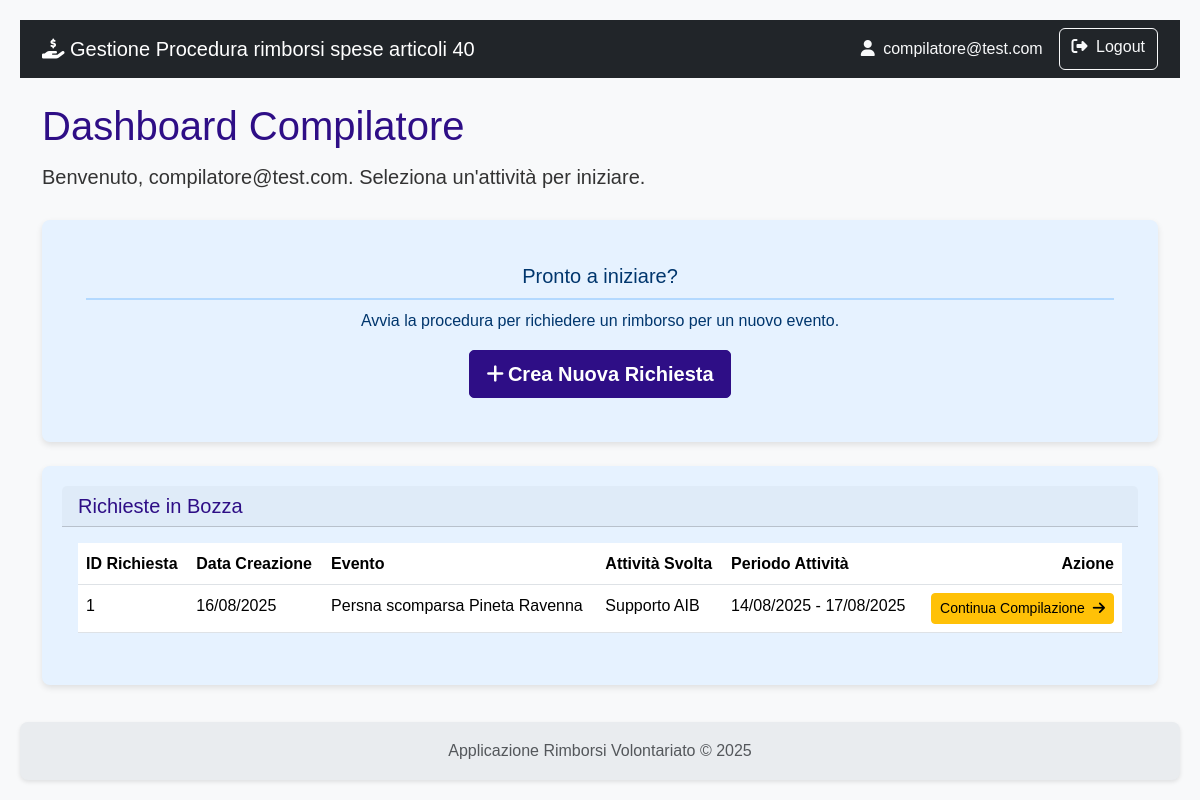
Before: /dashboard (signed in) with the older database file.
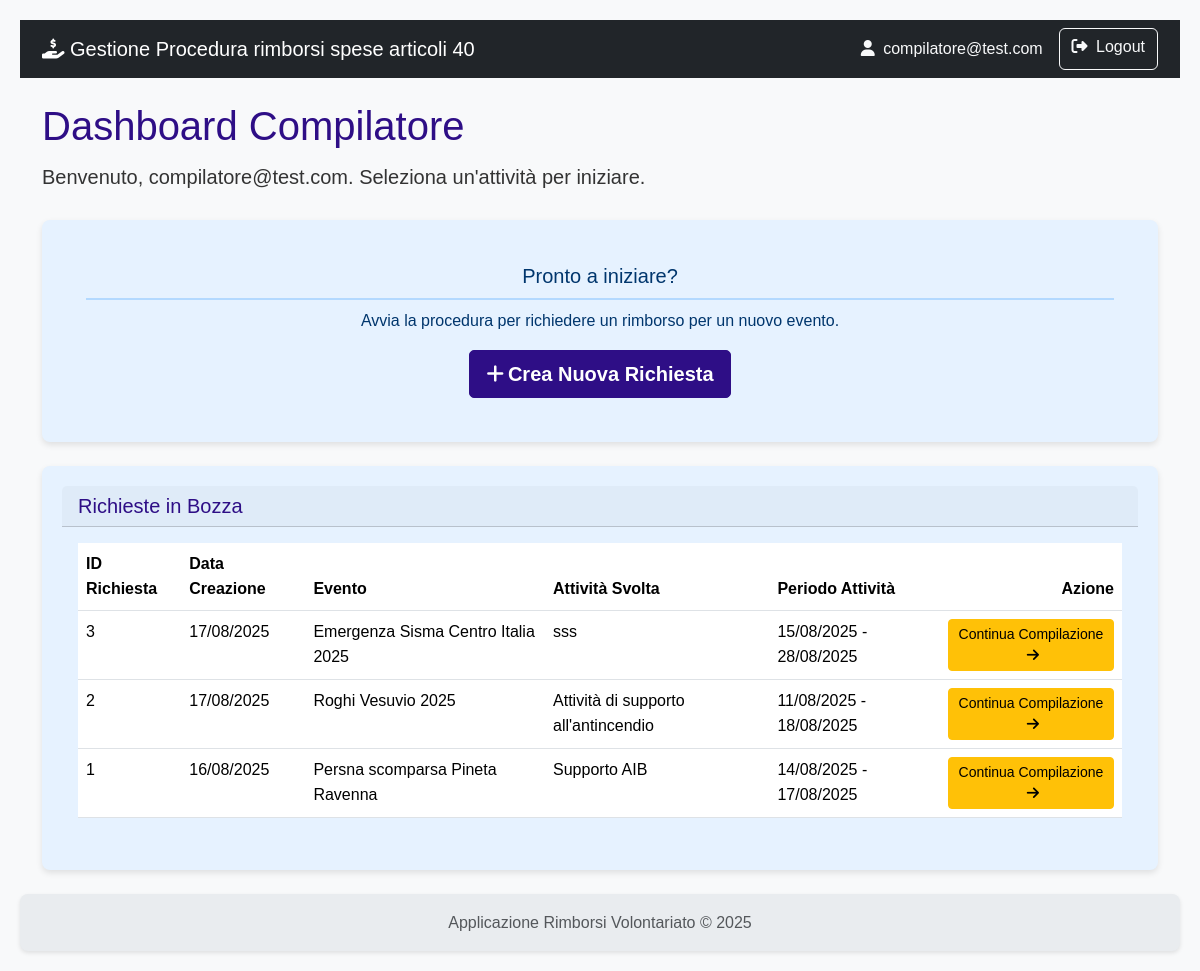
After: the same page with the newer database file.
### rimborsi/models.py (models this page shows)
class User(db.Model, UserMixin):
    id = db.Column(db.Integer, primary_key=True)
    username = db.Column(db.String(80), unique=True, nullable=False)
    email = db.Column(db.String(120), unique=True, nullable=False)
    password_hash = db.Column(db.String(120), nullable=False)
    role = db.Column(db.String(20), nullable=False)
    organizzazioni = db.relationship('Organizzazione', secondary=associazione_utente_organizzazione, back_populates='utenti_compilatori')

class Richiesta(db.Model):
    id = db.Column(db.Integer, primary_key=True)
    stato = db.Column(db.String(1), default='A', nullable=False)
    esito = db.Column(db.String(1))
    attivita_svolta = db.Column(db.Text)
    data_inizio_attivita = db.Column(db.Date)
    data_fine_attivita = db.Column(db.Date)
    numero_volontari_coinvolti = db.Column(db.Integer)
    data_creazione = db.Column(db.DateTime, default=datetime.utcnow)
    data_invio = db.Column(db.DateTime)
    data_fine_istruttoria = db.Column(db.DateTime)
    evento_id = db.Column(db.Integer, db.ForeignKey('evento.id'), nullable=False)
    organizzazione_id = db.Column(db.Integer, db.ForeignKey('organizzazione.id'), nullable=False)
    spese = db.relationship('Spesa', backref='richiesta', lazy=True, cascade="all, delete-orphan")

class Evento(db.Model):
    id = db.Column(db.Integer, primary_key=True)
    protocollo_attivazione = db.Column(db.String(50), unique=True)
    nome = db.Column(db.String(100), nullable=False)
    descrizione = db.Column(db.Text)
    tipologia = db.Column(db.String(1), nullable=False)
    data_inizio = db.Column(db.Date)
    data_fine = db.Column(db.Date)
    richieste = db.relationship('Richiesta', backref='evento', lazy=True)

### rimborsi/main/routes.py (the view)
@main.route('/dashboard')
@login_required # Solo gli utenti loggati possono vedere la dashboard
def dashboard():
    template_data = {}
    if current_user.role == 'istruttore':
        richieste_da_istruire = Richiesta.query.filter_by(stato='B').all()
        template_data['richieste_da_istruire'] = richieste_da_istruire
        template_data['dati_istruttore'] = {
            'da_istruire': len(richieste_da_istruire),
            'lavorate_mese': 0, # Esempio
            'importo_approvato_mese': '0.00', # Esempio
            'eventi_attivi': 0 # Esempio
        }
    elif current_user.role == 'compilatore':
        organizzazione_utente = current_user.organizzazioni[0] if current_user.organizzazioni else None
        richieste_in_bozza = []
        if organizzazione_utente:
            richieste_in_bozza = Richiesta.query.filter_by(
                stato='A',
                organizzazione_id=organizzazione_utente.id
            ).order_by(Richiesta.data_creazione.desc()).all()
        template_data['richieste_in_bozza'] = richieste_in_bozza
    elif current_user.role == 'amministratore':
        utenti_da_associare = User.query.filter(User.organizzazioni == None).all()
        template_data['utenti_da_associare'] = utenti_da_associare
    return render_template('main/dashboard.html', **template_data)

### rimborsi/templates/main/dashboard.html (shortened to what this page needs)
{% extends 'base.html' %}
{% block content %}
    <h1 class="mb-2">
        {% if current_user.role == 'istruttore' %}
            Pannello di Controllo Istruttore
        {% elif current_user.role == 'compilatore' %}
            Dashboard Compilatore
        {% elif current_user.role == 'amministratore' %}
            Pannello di Amministrazione
        {% else %}
            Area di Gestione
        {% endif %}
    </h1>
    <div class="d-flex justify-content-between align-items-center mb-4">
        <p class="lead mb-0">
            Benvenuto, {{ current_user.email }}. Seleziona un'attività per iniziare.
        </p>
    </div>
    {% if current_user.role == 'istruttore' %}
        <div class="row row-cols-1 row-cols-md-4 g-4 mb-4">
            <div class="col">
                <div class="card text-white bg-primary shadow-sm h-100">
                    <div class="card-body">
                        <h5 class="card-title">Richieste da Istruire</h5>
                        <p class="card-text fs-2 fw-bold">10 richiesta da istruire</p>
                    </div>
                </div>
            </div>
            <div class="col">
                <div class="card text-white bg-success shadow-sm h-100">
                    <div class="card-body">
                        <h5 class="card-title">Lavorate (Mese)</h5>
                        <p class="card-text fs-2 fw-bold">5 lavorate</p>
                    </div>
                </div>
            </div>
            <div class="col">
                <div class="card text-dark bg-light shadow-sm h-100">
                    <div class="card-body">
                        <h5 class="card-title">Importo Approvato (Mese)</h5>
                        <p class="card-text fs-2 fw-bold">&euro; 1000.00</p>
                    </div>
                </div>
            </div>
            <div class="col">
                <div class="card text-white bg-info shadow-sm h-100">
                    <div class="card-body">
                        <h5 class="card-title">Eventi Attivi</h5>
                        <p class="card-text fs-2 fw-bold">3 eventi attivi</p>
                    </div>
                </div>
            </div>
        </div>
        <div class="d-grid gap-2 d-md-flex justify-content-md-end mb-3">
             <a href="{{ url_for('istruttoria.gestione_eventi') }}" class="btn btn-secondary"><i class="fas fa-calendar-alt me-1"></i> Gestisci Eventi</a>
             <a href="{{ url_for('istruttoria.crea_evento') }}" class="btn btn-success"><i class="fas fa-plus me-1"></i> Crea Nuovo Evento</a>
        </div>
        <div class="card shadow-sm">
            <div class="card-header">
            <h5 class="mb-0">Coda di Lavoro: Richieste Trasmesse da Istruire</h5>
            </div>
            <div class="card-body">
            <table class="table table-hover">
                <thead>
                <tr>
                    <th>Data Trasmissione</th>
                    <th>Organizzazione</th>
                    <th>Evento di Riferimento</th>
                    <th>Importo Richiesto</th>
                    <th>Azione</th>
                </tr>
                </thead>
                <tbody>
                <tr>
                    <td>13/05/2025</td>
                    <td>CRI Comitato di Roma</td>
                    <td>Emergenza Sanitaria 2025</td>
                    <td>&euro; 1.250,00</td>
                    <td><a href="#" class="btn btn-primary btn-sm">Avvia Istruttoria</a></td>
                </tr>
                <tr>
                    <td>10/05/2025</td>
                    <td>Protezione Civile Roma</td>
                    <td>Alluvione Centro Italia</td>
                    <td>&euro; 3.780,50</td>
                    <td><a href="#" class="btn btn-primary btn-sm">Avvia Istruttoria</a></td>
                </tr>
                <tr>
                    <td>05/05/2025</td>
                    <td>CRI Comitato di Milano</td>
                    <td>Assistenza Gara Podistica</td>
                    <td>&euro; 890,75</td>
                    <td><a href="#" class="btn btn-primary btn-sm">Avvia Istruttoria</a></td>
                </tr>
                </tbody>
            </table>
            </div>
        </div>
    {% elif current_user.role == 'compilatore' %}
    <div class="card shadow-sm mb-4">
        <div class="card-body text-center p-4">
            <h5 class="card-title">Pronto a iniziare?</h5>
            <p class="card-text">Avvia la procedura per richiedere un rimborso per un nuovo evento.</p>
            <a href="{{ url_for('richiesta.crea_richiesta') }}" class="btn btn-primary btn-lg">
                <i class="fas fa-plus me-1"></i> Crea Nuova Richiesta
            </a>
        </div>
    </div>
    <div class="card shadow-sm">
        <div class="card-header">
            <h5 class="mb-0">Richieste in Bozza</h5>
        </div>
        <div class="card-body">
            <table class="table table-hover">
                <thead>
                    <tr>
                        <th>ID Richiesta</th>
                        <th>Data Creazione</th>
                        <th>Evento</th>
                        <th>Attività Svolta</th>
                        <th>Periodo Attività</th>
                        <th class="text-end">Azione</th>
                    </tr>
                </thead>
                <tbody>
                    {% for richiesta in richieste_in_bozza %}
                    <tr>
                        <td>{{ richiesta.id }}</td>
                        <td>{{ richiesta.data_creazione.strftime('%d/%m/%Y') }}</td>
                        <td>{{ richiesta.evento.nome }}</td>
                        <td>{{ richiesta.attivita_svolta | truncate(50) }}</td>
                        <td>{{ richiesta.data_inizio_attivita.strftime('%d/%m/%Y') }} - {{ richiesta.data_fine_attivita.strftime('%d/%m/%Y') }}</td>
                        <td class="text-end">
                            <a href="{{ url_for('richiesta.dettaglio_richiesta', richiesta_id=richiesta.id) }}" class="btn btn-warning btn-sm">
                                Continua Compilazione <i class="fas fa-arrow-right ms-1"></i>
                            </a>
                        </td>
                    </tr>
                    {% else %}
                    <tr>
                        <td colspan="6" class="text-center">Nessuna richiesta in bozza trovata.</td>
                    </tr>
                    {% endfor %}
                </tbody>
            </table>
        </div>
    </div>
    {% endif %}
{% endblock %}

### rimborsi/templates/base.html (shortened to what this page needs)
<!doctype html>
<html lang="it" class="h-100">
<head>
    <link href="https://cdn.jsdelivr.net/npm/bootstrap@5.3.3/dist/css/bootstrap.min.css" rel="stylesheet" xintegrity="sha384-QWTKZyjpPEjISv5WaRU9OFeRpok6YctnYmDr5pNlyT2bRjXh0JMhjY6hW+ALEwIH">
    <link rel="stylesheet" href="https://cdnjs.cloudflare.com/ajax/libs/font-awesome/6.5.2/css/all.min.css" xintegrity="sha512-SnH5WK+bZxgPHs44uWIX+LLJAJ9/2PkPKZ5QiAj6Ta86w+fsb2TkcmfRyVX3pBnMFcV7oQPJkl9QevSCWr3W6A==" />
    <link rel="stylesheet" href="{{ url_for('static', filename='css/styles.css') }}">
</head>
<body>
    <nav class="navbar navbar-expand-lg navbar-dark bg-dark">
        <div class="container">
            <a class="navbar-brand" href="{{ url_for('auth.index') }}">
                <i class="fas fa-hand-holding-dollar"></i>
                Gestione Procedura rimborsi spese articoli 40
            </a>
            <div class="collapse navbar-collapse" id="navbarNav">
                <div class="d-flex ms-auto">
                    {% if current_user.is_authenticated %}
                        <span class="navbar-text me-3 text-light">
                            <i class="fas fa-user me-1"></i> {{ current_user.email }}
                        </span>
                        <a href="{{ url_for('auth.logout') }}" class="btn btn-outline-light">
                            <i class="fas fa-sign-out-alt me-1"></i> Logout
                        </a>
                    {% else %}
                        <a href="{{ url_for('auth.registrati') }}" class="btn btn-outline-light me-2">Registrati</a>
                        <a href="{{ url_for('auth.login') }}" class="btn btn-outline-light">Login</a>
                    {% endif %}
                </div>
            </div>
        </div>
    </nav>
    <main class="container my-4">
        {% block content %}{% endblock %}
    </main>
    <footer class="footer mt-auto py-3">
        <div class="container text-center">
            <span class="text-muted">Applicazione Rimborsi Volontariato &copy; 2025</span>
        </div>
    </footer>
</body>
</html>

### rimborsi/static/css/styles.css (style rules this page uses)
:root { --color-primary: #2e0e86; --color-primary-hover: #142fca; --color-text-light: #ffffff; --color-card-bg: #e6f2ff; --color-card-text: #00366d; --color-bg: #f4f4f4; --color-text-dark: #333; --color-link: #0055a4; --border-radius: 8px; --box-shadow: 0 2px 4px rgba(0, 0, 0, 0.1); --box-shadow-card: 0 3px 6px rgba(0, 0, 0, 0.1); --transition-standard: all 0.3s ease; }
body { font-family: Arial, sans-serif; background-color: var(--color-bg); color: var(--color-text-dark); margin: 0; padding: 20px; line-height: 1.6; }
h1, h2, h3, h4, h5, h6 { color: var(--color-primary); margin-top: 0; }
a { color: var(--color-link); text-decoration: none; }
.btn-primary { background-color: var(--color-primary) !important; border-color: var(--color-primary) !important; color: var(--color-text-light) !important; font-weight: bold !important; text-decoration: none !important; display: inline-flex !important; align-items: center !important; justify-content: center !important; padding: 0.5rem 1rem !important; border-radius: 5px !important; transition: var(--transition-standard) !important; cursor: pointer; }
.btn-primary i { margin-right: 0.25rem !important; }
.card { flex: 1; background-color: var(--color-card-bg); color: var(--color-card-text); border-radius: var(--border-radius); padding: 20px; box-shadow: var(--box-shadow-card); transition: transform 0.2s ease-in-out; border: none; }
.card h2, .card h5.card-title { margin-top: 0; border-bottom: 2px solid #b3d9ff; padding-bottom: 10px; color: var(--color-card-text); }
.card-body i { transition: var(--transition-standard); }
.shadow-sm { box-shadow: var(--box-shadow-card) !important; }
.text-center { text-align: center; }
.footer { display: flex; justify-content: left; gap: 20px; background-color: var(--color-primary); padding: 15px 20px; border-radius: var(--border-radius); margin-top: 20px; box-shadow: var(--box-shadow); }

### rimborsi/templates/base.html (style rules this page uses)
body { display: flex; flex-direction: column; min-height: 100vh; background-color: #f8f9fa; }
main { flex: 1; }
.footer { background-color: #e9ecef; }

Changed rows visible on the page:
added Richiesta: id "3", data_creazione "17/08/2025", evento.nome "Emergenza Sisma Centro Italia 2025", attivita_svolta "sss", data_inizio_attivita "15/08/2025", data_fine_attivita "28/08/2025"
added Richiesta: id "2", data_creazione "17/08/2025", evento.nome "Roghi Vesuvio 2025", attivita_svolta "Attività di supporto all'antincendio", data_inizio_attivita "11/08/2025", data_fine_attivita "18/08/2025"
